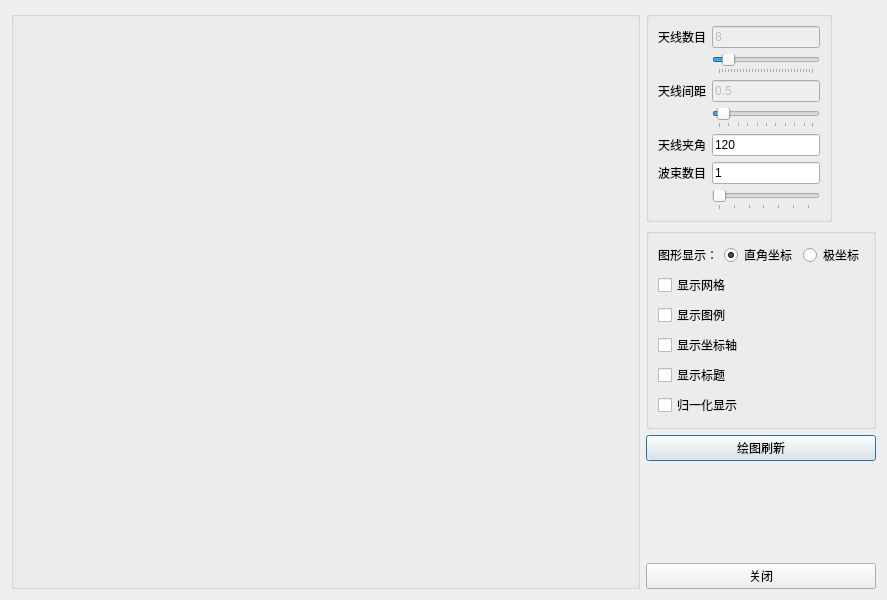
<?xml version="1.0" encoding="UTF-8"?>
<ui version="4.0">
 <class>Dialog</class>
 <widget class="QDialog" name="Dialog">
  <property name="geometry">
   <rect>
    <x>0</x>
    <y>0</y>
    <width>887</width>
    <height>600</height>
   </rect>
  </property>
  <property name="windowTitle">
   <string>波束赋形原理演示</string>
  </property>
  <layout class="QGridLayout" name="gridLayout_2">
   <item row="0" column="0">
    <widget class="QGroupBox" name="figureGroupBox">
     <property name="sizePolicy">
      <sizepolicy hsizetype="Expanding" vsizetype="Preferred">
       <horstretch>1</horstretch>
       <verstretch>0</verstretch>
      </sizepolicy>
     </property>
     <property name="title">
      <string/>
     </property>
     <layout class="QGridLayout" name="gridLayout_3">
      <item row="0" column="0">
       <layout class="QGridLayout" name="figureGridLayout"/>
      </item>
     </layout>
    </widget>
   </item>
   <item row="0" column="1">
    <layout class="QVBoxLayout" name="verticalLayout_2">
     <item>
      <widget class="QGroupBox" name="parameterGroupBox">
       <property name="sizePolicy">
        <sizepolicy hsizetype="Fixed" vsizetype="Preferred">
         <horstretch>0</horstretch>
         <verstretch>0</verstretch>
        </sizepolicy>
       </property>
       <property name="title">
        <string/>
       </property>
       <layout class="QFormLayout" name="formLayout">
        <item row="1" column="0">
         <widget class="QLabel" name="anntenaNumberLabel">
          <property name="text">
           <string>天线数目</string>
          </property>
         </widget>
        </item>
        <item row="1" column="1">
         <widget class="QLineEdit" name="antennaNumberEdit">
          <property name="enabled">
           <bool>false</bool>
          </property>
          <property name="text">
           <string>8</string>
          </property>
         </widget>
        </item>
        <item row="2" column="1">
         <widget class="QSlider" name="antennaNumberSlider">
          <property name="minimum">
           <number>2</number>
          </property>
          <property name="maximum">
           <number>64</number>
          </property>
          <property name="singleStep">
           <number>2</number>
          </property>
          <property name="sliderPosition">
           <number>8</number>
          </property>
          <property name="orientation">
           <enum>Qt::Horizontal</enum>
          </property>
          <property name="tickPosition">
           <enum>QSlider::TicksBelow</enum>
          </property>
          <property name="tickInterval">
           <number>2</number>
          </property>
         </widget>
        </item>
        <item row="3" column="0">
         <widget class="QLabel" name="antennaSpaceLabel">
          <property name="text">
           <string>天线间距</string>
          </property>
         </widget>
        </item>
        <item row="3" column="1">
         <widget class="QLineEdit" name="antennaSpaceEdit">
          <property name="enabled">
           <bool>false</bool>
          </property>
          <property name="text">
           <string>0.5</string>
          </property>
         </widget>
        </item>
        <item row="5" column="0">
         <widget class="QLabel" name="antennaAngleLabel">
          <property name="text">
           <string>天线夹角</string>
          </property>
         </widget>
        </item>
        <item row="5" column="1">
         <widget class="QLineEdit" name="antennaAngleEdit">
          <property name="text">
           <string>120</string>
          </property>
         </widget>
        </item>
        <item row="6" column="0">
         <widget class="QLabel" name="beamNumberLabel">
          <property name="text">
           <string>波束数目</string>
          </property>
         </widget>
        </item>
        <item row="6" column="1">
         <widget class="QLineEdit" name="beamNumberEdit">
          <property name="text">
           <string>1</string>
          </property>
         </widget>
        </item>
        <item row="4" column="1">
         <widget class="QSlider" name="antennaSpaceSlider">
          <property name="minimum">
           <number>1</number>
          </property>
          <property name="maximum">
           <number>100</number>
          </property>
          <property name="value">
           <number>5</number>
          </property>
          <property name="orientation">
           <enum>Qt::Horizontal</enum>
          </property>
          <property name="tickPosition">
           <enum>QSlider::TicksBelow</enum>
          </property>
         </widget>
        </item>
        <item row="7" column="1">
         <widget class="QSlider" name="beamNumberSlider">
          <property name="minimum">
           <number>1</number>
          </property>
          <property name="maximum">
           <number>64</number>
          </property>
          <property name="orientation">
           <enum>Qt::Horizontal</enum>
          </property>
          <property name="tickPosition">
           <enum>QSlider::TicksBelow</enum>
          </property>
         </widget>
        </item>
       </layout>
      </widget>
     </item>
     <item>
      <widget class="QGroupBox" name="displayControlGroupBox">
       <property name="sizePolicy">
        <sizepolicy hsizetype="Fixed" vsizetype="Preferred">
         <horstretch>0</horstretch>
         <verstretch>0</verstretch>
        </sizepolicy>
       </property>
       <property name="title">
        <string/>
       </property>
       <layout class="QVBoxLayout" name="verticalLayout">
        <item>
         <layout class="QHBoxLayout" name="horizontalLayout">
          <property name="leftMargin">
           <number>0</number>
          </property>
          <item>
           <widget class="QLabel" name="label_2">
            <property name="text">
             <string>图形显示：</string>
            </property>
           </widget>
          </item>
          <item>
           <widget class="QRadioButton" name="plotButton">
            <property name="text">
             <string>直角坐标</string>
            </property>
            <property name="checked">
             <bool>true</bool>
            </property>
           </widget>
          </item>
          <item>
           <widget class="QRadioButton" name="polarButton">
            <property name="text">
             <string>极坐标</string>
            </property>
           </widget>
          </item>
         </layout>
        </item>
        <item>
         <widget class="QCheckBox" name="displayGridCheckBox">
          <property name="text">
           <string>显示网格</string>
          </property>
         </widget>
        </item>
        <item>
         <widget class="QCheckBox" name="displayLegendCheckBox">
          <property name="text">
           <string>显示图例</string>
          </property>
         </widget>
        </item>
        <item>
         <widget class="QCheckBox" name="displayAxesCheckBox">
          <property name="text">
           <string>显示坐标轴</string>
          </property>
         </widget>
        </item>
        <item>
         <widget class="QCheckBox" name="displayTitleCheckBox">
          <property name="text">
           <string>显示标题</string>
          </property>
         </widget>
        </item>
        <item>
         <widget class="QCheckBox" name="displayNormalCheckBox">
          <property name="text">
           <string>归一化显示</string>
          </property>
         </widget>
        </item>
       </layout>
      </widget>
     </item>
     <item>
      <widget class="QPushButton" name="updateButton">
       <property name="text">
        <string>绘图刷新</string>
       </property>
      </widget>
     </item>
     <item>
      <spacer name="verticalSpacer">
       <property name="orientation">
        <enum>Qt::Vertical</enum>
       </property>
       <property name="sizeHint" stdset="0">
        <size>
         <width>20</width>
         <height>40</height>
        </size>
       </property>
      </spacer>
     </item>
     <item>
      <widget class="QPushButton" name="quitButton">
       <property name="text">
        <string>关闭</string>
       </property>
      </widget>
     </item>
    </layout>
   </item>
  </layout>
 </widget>
 <resources/>
 <connections>
  <connection>
   <sender>quitButton</sender>
   <signal>clicked()</signal>
   <receiver>Dialog</receiver>
   <slot>close()</slot>
   <hints>
    <hint type="sourcelabel">
     <x>676</x>
     <y>563</y>
    </hint>
    <hint type="destinationlabel">
     <x>448</x>
     <y>298</y>
    </hint>
   </hints>
  </connection>
 </connections>
</ui>
